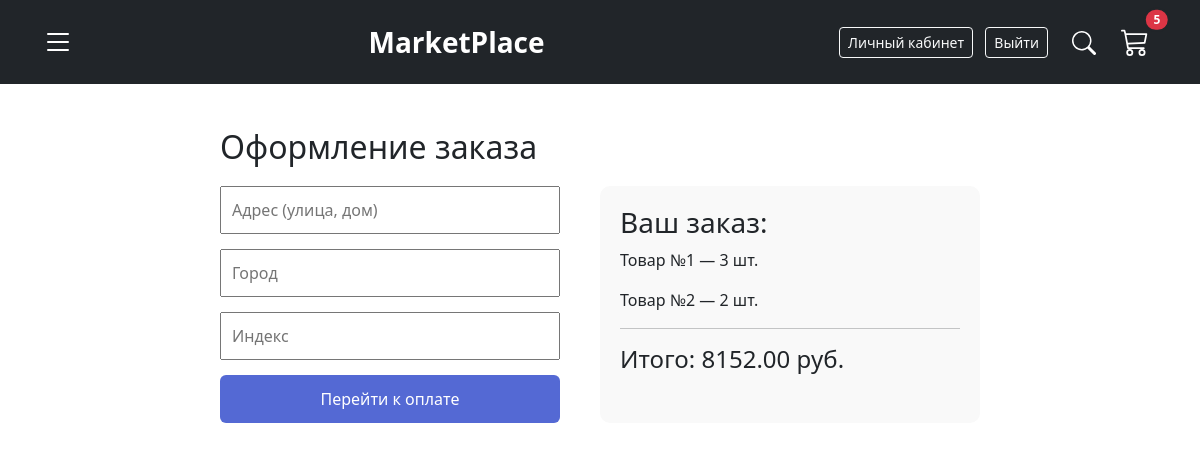
Screenshot of /checkout/ (signed in) with the database file from the repository.
### store/models.py (models this page shows, shortened)
class OrderItem(models.Model):
    product = models.ForeignKey(Product, on_delete=models.SET_NULL, null=True)
    order = models.ForeignKey(Order, on_delete=models.SET_NULL, null=True)
    quantity = models.IntegerField(default=0, null=True, blank=True)
    date_added = models.DateTimeField(auto_now_add=True)

class Product(models.Model):
    title = models.CharField(max_length=200)
    description = models.TextField()
    price = models.DecimalField(max_digits=10, decimal_places=2)
    category = models.ForeignKey(Category, on_delete=models.CASCADE)
    image = models.ImageField(upload_to='products/', null=True, blank=True)
    seller = models.ForeignKey(
        User,
        on_delete=models.SET_NULL,
        null=True,
        blank=True,
        verbose_name="Продавец"
    )

### store/views.py (the view, shortened to what this page needs)
# urls.py: path('checkout/', checkout, name='checkout'),
@login_required
def checkout(request):
    order, created = Order.objects.get_or_create(customer=request.user, complete=False)
    items = order.orderitem_set.all()
    total = sum([item.product.price * item.quantity for item in items if item.product])
    context = {'items': items, 'order': order, 'total': total}
    return render(request, 'checkout.html', context)

### store/context_processors.py (called while the page is built)
def cart_status(request):
    categories = Category.objects.all() # Получаем все категории
    if request.user.is_authenticated:
        order, created = Order.objects.get_or_create(customer=request.user, complete=False)
        cart_total = order.get_cart_items
    else:
        cart_total = 0
    return {
        'cart_total': cart_total,
        'all_categories': categories # Теперь категории доступны везде
    }

### store/models.py (called while the page is built)
    @property
    def get_cart_items(self):
        orderitems = self.orderitem_set.all()
        total = sum([item.quantity for item in orderitems if item.product])
        return total

### templates/checkout.html (shortened to what this page needs)
{% extends 'base.html' %}
{% block content %}
<div style="max-width: 800px; margin: 0 auto; padding: 20px;">
    <h2>Оформление заказа</h2>
    <div style="display: flex; gap: 40px; margin-top: 20px;">
        <div style="flex: 1;">
            <form method="POST" action="{% url 'checkout' %}" style="display: flex; flex-direction: column; gap: 15px;">
                <input type="text" name="address" placeholder="Адрес (улица, дом)" required style="padding: 10px;">
                <input type="text" name="city" placeholder="Город" required style="padding: 10px;">
                <input type="text" name="zipcode" placeholder="Индекс" required style="padding: 10px;">
                <button type="submit" class="btn btn-primary" style="padding: 12px; background-color: #5469d4; color: white; border: none; cursor: pointer;">
                    Перейти к оплате
                </button>
            </form>
        </div>
        <div style="flex: 1; background: #f9f9f9; padding: 20px; border-radius: 10px;">
            <h3>Ваш заказ:</h3>
            {% for item in items %}
                <p>{{ item.product.title }} — {{ item.quantity }} шт.</p>
            {% endfor %}
            <hr>
            <h4>Итого: {{ total }} руб.</h4>
        </div>
    </div>
</div>
{% endblock %}

### rows the page displays
OrderItem: product "Товар №1", quantity "3"
OrderItem: product "Товар №2", quantity "2"

### other values shown
{{ cart_total }} "5"
{{ total }} "8152.00"
